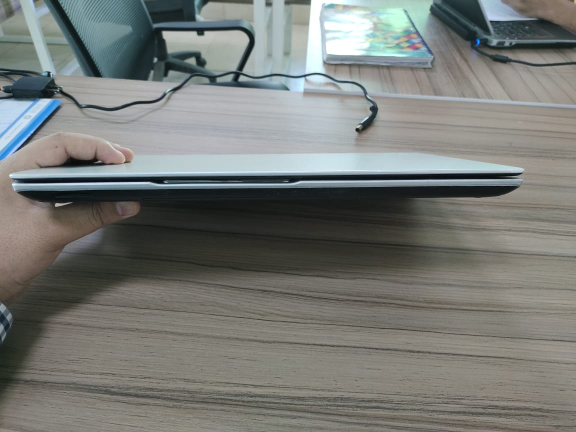
#> input picture CVbasics/resources/img1.jpeg, 1152 x 864 px (shown at 1/2 size)
$ python chap4.py
#> lines starting #> are read from the running program, lines starting #| are printed output that depends on the picture; after the words box and inside, x2 and y2 are one past the last pixel; in counts of white or black regions, pixels touching at a corner belong together
#image into black and white image
import cv2 as cv

img = cv.imread("resources/img1.jpeg")
#> img is the input picture: shape (864, 1152, 3); mean B, G, R 118.3, 122, 119.5
img = cv.resize(img,(400,300))
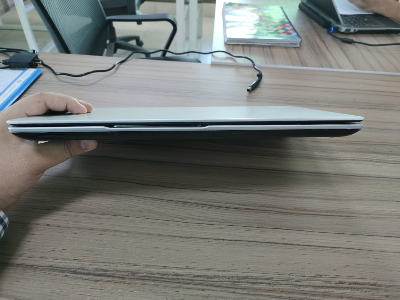
#> img: shape (300, 400, 3); mean B, G, R 118.1, 121.9, 119.4
gray = cv.cvtColor(img, cv.COLOR_BGR2GRAY)
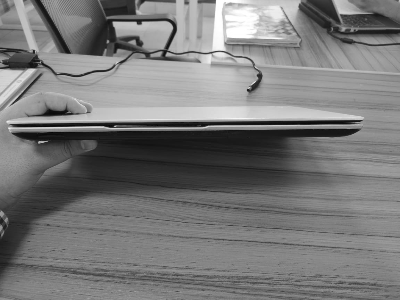
#> gray: shape (300, 400); min 6, max 255, mean 120.7
# O  & 1 are binary
(thresh, binary) = cv.threshold(gray, 127, 255, cv.THRESH_BINARY)
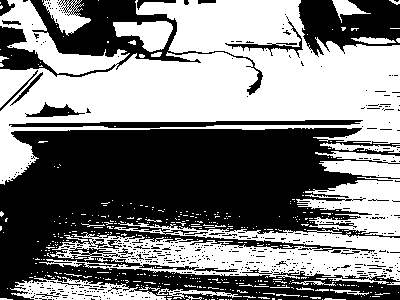
#> binary: shape (300, 400); 50.4% white; 529 black regions (503 under 20 px), largest, box (x1, y1, x2, y2) and area: (0, 128, 400, 300) 44367, (0, 0, 263, 95) 6336, (298, 0, 400, 57) 3863
cv.imshow("original image", img)
cv.imshow("gray", gray)
cv.imshow("Black and white", binary)
cv.waitKey(0)
cv.destroyWindow()

$ run again, with CVbasics/resources/img2.jpeg copied over CVbasics/resources/img1.jpeg
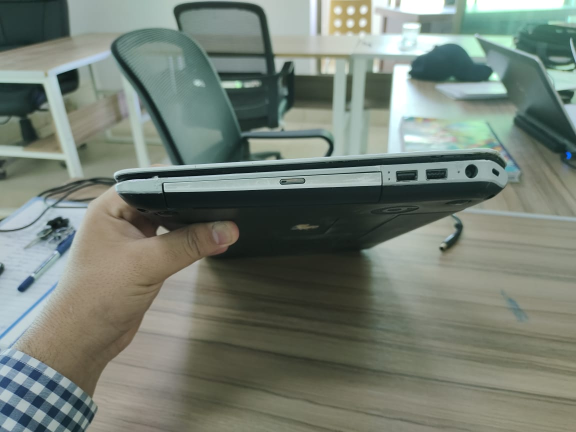
#> input picture CVbasics/resources/img2.jpeg, 1152 x 864 px (shown at 1/2 size)
#> img is the input picture: shape (864, 1152, 3); mean B, G, R 115.8, 126.3, 116.9
#> img: shape (300, 400, 3)
#> `gray = cv.cvtColor(img, cv.COLOR_BGR2GRAY)`:
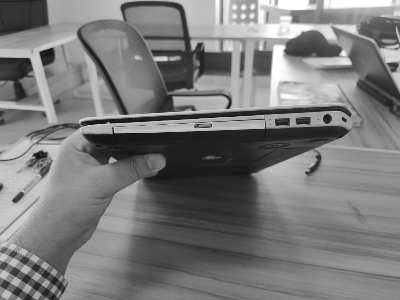
#> gray: shape (300, 400); min 12, max 255, mean 122.2
#> `(thresh, binary) = cv.threshold(gray, 127, 255, cv.THRESH_BINARY)`:
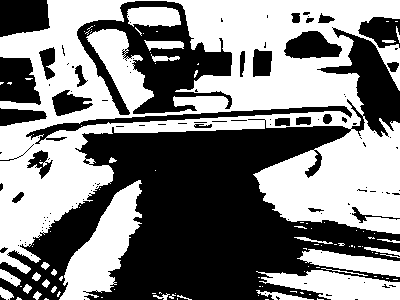
#> binary: shape (300, 400); 50.9% white; 117 black regions (89 under 20 px), largest, box (x1, y1, x2, y2) and area: (0, 27, 400, 300) 40939, (77, 1, 232, 115) 7207, (26, 106, 352, 144) 1818

$ run again, with CVbasics/resources/i.jpg copied over CVbasics/resources/img1.jpeg
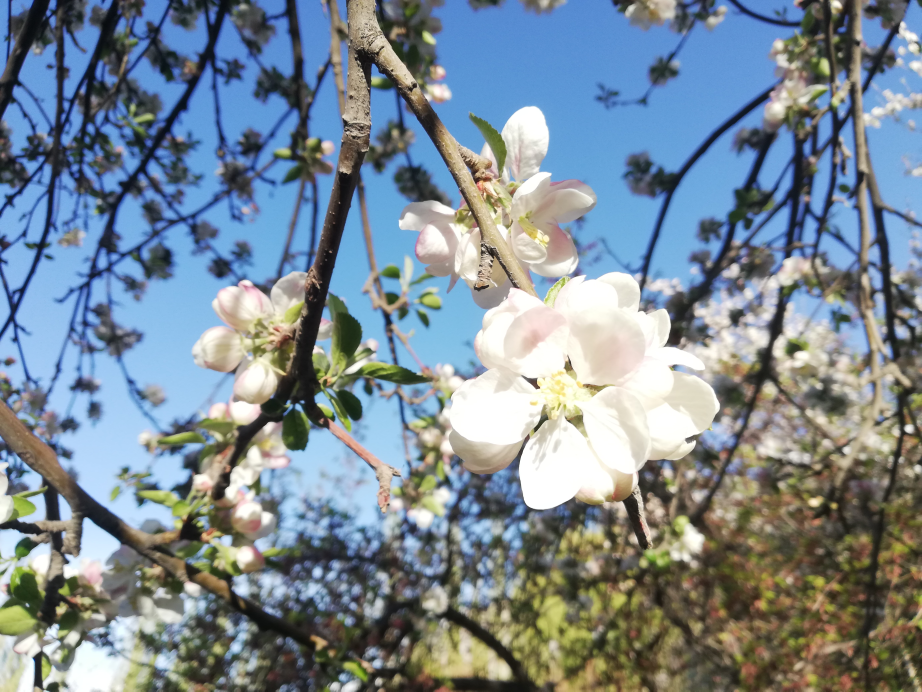
#> input picture CVbasics/resources/i.jpg, 4608 x 3456 px (shown at 1/5 size)
#> img is the input picture: shape (3456, 4608, 3); mean B, G, R 148.2, 137.7, 123.2
#> img: shape (300, 400, 3)
#> `gray = cv.cvtColor(img, cv.COLOR_BGR2GRAY)`:
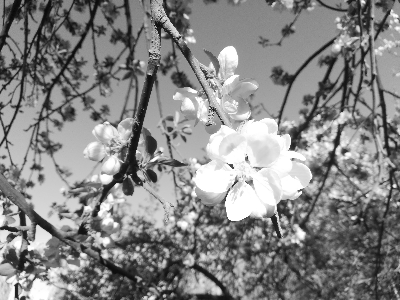
#> gray: shape (300, 400); min 9, max 255, mean 134.4
#> `(thresh, binary) = cv.threshold(gray, 127, 255, cv.THRESH_BINARY)`:
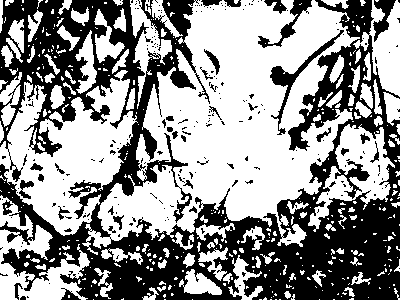
#> binary: shape (300, 400); 57.4% white; 235 black regions (201 under 20 px), largest, box (x1, y1, x2, y2) and area: (0, 0, 400, 300) 46947, (270, 30, 344, 135) 836, (258, 0, 312, 48) 539
